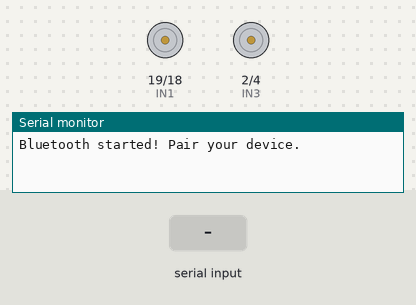
A sketch run on a simulated ESP32. Parts: motor-driver pin pairs drawn as motors (green arrow = first pin HIGH = forward, orange = second pin HIGH = backward, longer = more drive, scaled by the enable pin), the last lines printed to the serial monitor. The test bench sets the inputs (shaded band). Nothing arrives over Bluetooth unless stated.

Above: at 1.2 s.
1.3 s: "F" received over the second serial link
At 1.9 s:
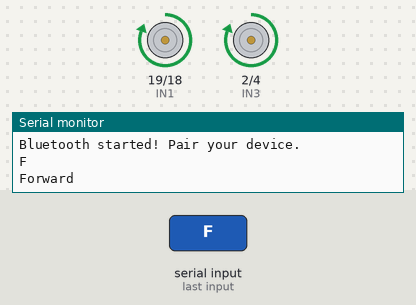
2.8 s: "B" received over the second serial link
At 4.0 s:
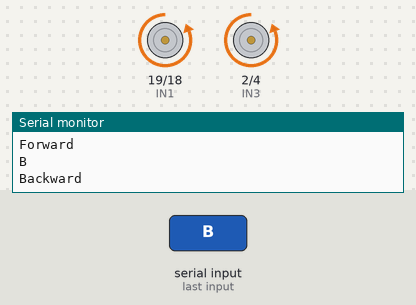
4.3 s: "L" received over the second serial link
At 5.4 s:
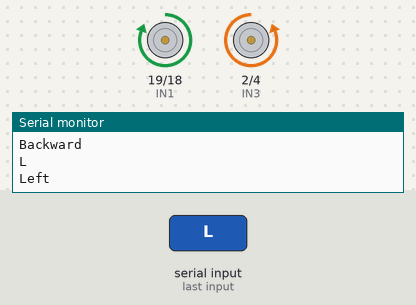
5.8 s: "R" received over the second serial link
At 6.5 s:
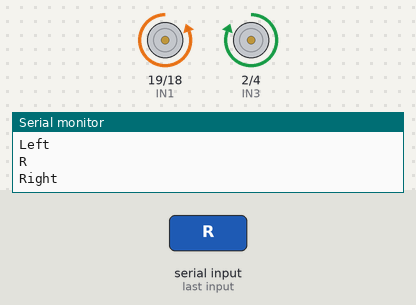
Timing chart, 0 to 8.3 s (numbered marks = the images above; inputs shaded):
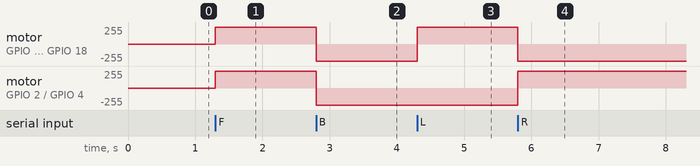

Measured:
- after the input at 1.3 s, motor on GPIO 19 (IN1) / GPIO 18 (IN2), motor on GPIO 2 (IN3) / GPIO 4 (IN4): stopped → forward 255/255 at once
- after the input at 2.8 s, motor on GPIO 19 (IN1) / GPIO 18 (IN2), motor on GPIO 2 (IN3) / GPIO 4 (IN4): forward 255/255 → backward 255/255 at once
- after the input at 4.3 s, motor on GPIO 19 (IN1) / GPIO 18 (IN2): backward 255/255 → forward 255/255 at once
- after the input at 5.8 s, motor on GPIO 19 (IN1) / GPIO 18 (IN2): forward 255/255 → backward 255/255 at once; motor on GPIO 2 (IN3) / GPIO 4 (IN4): backward 255/255 → forward 255/255 at once

The sketch:

RCCar.ino
```cpp
#include "BluetoothSerial.h"

BluetoothSerial SerialBT;

// Motor driver pins
#define IN1 19
#define IN2 18
#define IN3 2
#define IN4 4
#define ENA 22   // Enable pin for Motor A
#define ENB 23  // Enable pin for Motor B

void setup() {
  Serial.begin(115200);
  SerialBT.begin("SanthoshCar"); // Bluetooth device name
  Serial.println("Bluetooth started! Pair your device.");

  // Motor pins
  pinMode(IN1, OUTPUT);
  pinMode(IN2, OUTPUT);
  pinMode(IN3, OUTPUT);
  pinMode(IN4, OUTPUT);

  // Enable pins
  pinMode(ENA, OUTPUT);
  pinMode(ENB, OUTPUT);

  // Turn on motors
  digitalWrite(ENA, HIGH);
  digitalWrite(ENB, HIGH);
}

void loop() {
  if (SerialBT.available()) {
    char value = SerialBT.read();
    Serial.println(value);

    if (value == 'F') forward();
    else if (value == 'B') backward();
    else if (value == 'L') left();
    else if (value == 'R') right();
    else Stop();
  }
}

// Motor control functions
void forward() {
  digitalWrite(IN1, HIGH);
  digitalWrite(IN2, LOW);
  digitalWrite(IN3, HIGH);
  digitalWrite(IN4, LOW);
  Serial.println("Forward");
}

void backward() {
  digitalWrite(IN1, LOW);
  digitalWrite(IN2, HIGH);
  digitalWrite(IN3, LOW);
  digitalWrite(IN4, HIGH);
  Serial.println("Backward");
}

void left() {
  digitalWrite(IN1, HIGH);
  digitalWrite(IN2, LOW);
  digitalWrite(IN3, LOW);
  digitalWrite(IN4, HIGH);
  Serial.println("Left");
}

void right() {
  digitalWrite(IN1, LOW);
  digitalWrite(IN2, HIGH);
  digitalWrite(IN3, HIGH);
  digitalWrite(IN4, LOW);
  Serial.println("Right");
}

void Stop() {
  digitalWrite(IN1, LOW);
  digitalWrite(IN2, LOW);
  digitalWrite(IN3, LOW);
  digitalWrite(IN4, LOW);
  Serial.println("Stop");
}
```
